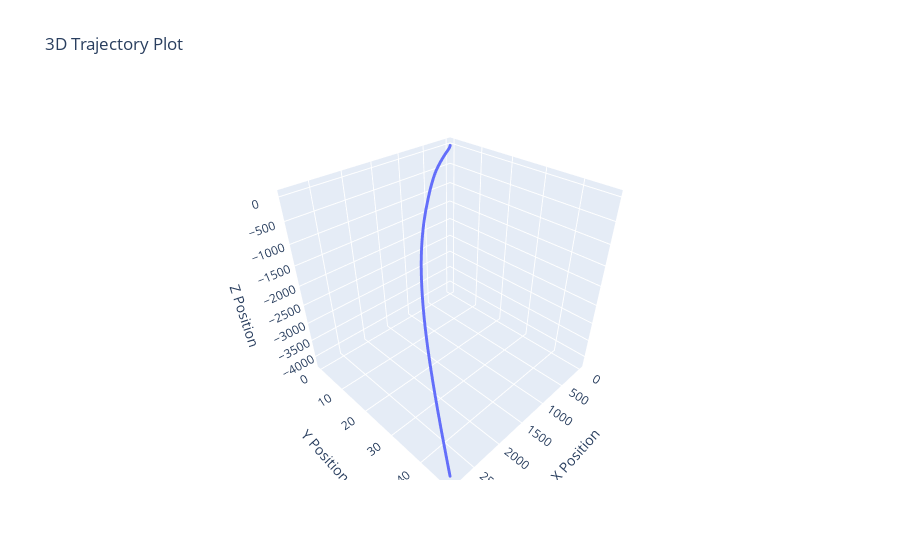

Write notebook code for a chart like this one.
### Code cell
position = compute_position(attitudes, acc_data)
plot_trajectory(position)
compute_metrics(position, position_data)

### Figure 1 — Plotly figure (JSON) as saved in the notebook; plotly's stock layout.template omitted (floating-point values rounded to 4 significant figures; data arrays with more than 128 entries replaced by an {"elided": "..."} marker saying what was removed)
{"data": [{"marker": {"size": 1}, "mode": "markers+lines", "type": "scatter3d", "x": {"elided": "5000 float values"}, "y": {"elided": "5000 float values"}, "z": {"elided": "5000 float values"}}], "layout": {"scene": {"xaxis": {"title": {"text": "X Position"}}, "yaxis": {"title": {"text": "Y Position"}}, "zaxis": {"title": {"text": "Z Position"}}}, "title": {"text": "3D Trajectory Plot"}}}
